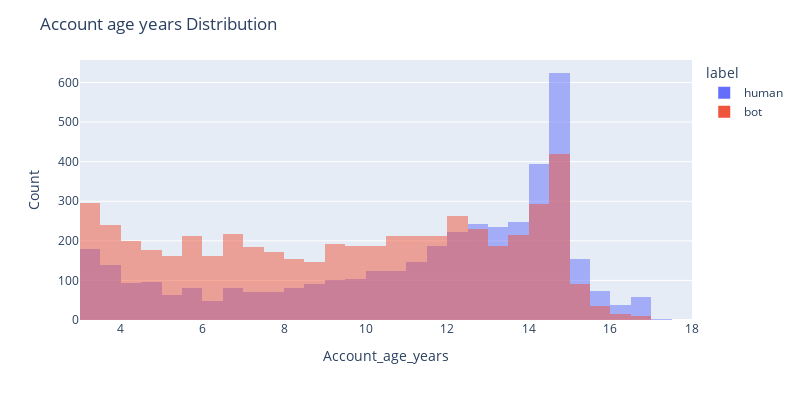

The code cell stored with this chart in its notebook:
### Markdown cell above
Most of the 'verified' accounts are humans, so we need to be careful with this feature and perform different experiments to assess whether including or excluding the 'verified' variable significantly biases the results.

### Code cell
fig = px.histogram(df_relation_copy, x='account_age_years', color='label', barmode='overlay', nbins=30)

fig.update_layout(
    title='Account age years Distribution',
    xaxis_title='Account_age_years',
    yaxis_title='Count',
    width=800,   
    height=400   
)


fig.show()

### Figure 1 — Plotly figure (JSON) as saved in the notebook; plotly's stock layout.template omitted (floating-point values rounded to 4 significant figures; data arrays with more than 128 entries replaced by an {"elided": "..."} marker saying what was removed)
{"data": [{"alignmentgroup": "True", "bingroup": "x", "hovertemplate": "label=human<br>account_age_years=%{x}<br>count=%{y}<extra></extra>", "legendgroup": "human", "marker": {"color": "#636efa", "opacity": 0.5, "pattern": {"shape": ""}}, "name": "human", "nbinsx": 30, "offsetgroup": "human", "orientation": "v", "showlegend": true, "type": "histogram", "x": {"elided": "4175 float values"}, "xaxis": "x", "yaxis": "y"}, {"alignmentgroup": "True", "bingroup": "x", "hovertemplate": "label=bot<br>account_age_years=%{x}<br>count=%{y}<extra></extra>", "legendgroup": "bot", "marker": {"color": "#EF553B", "opacity": 0.5, "pattern": {"shape": ""}}, "name": "bot", "nbinsx": 30, "offsetgroup": "bot", "orientation": "v", "showlegend": true, "type": "histogram", "x": {"elided": "5286 float values"}, "xaxis": "x", "yaxis": "y"}], "layout": {"barmode": "overlay", "height": 400, "legend": {"title": {"text": "label"}, "tracegroupgap": 0}, "margin": {"t": 60}, "title": {"text": "Account age years Distribution"}, "width": 800, "xaxis": {"anchor": "y", "domain": [0, 1], "title": {"text": "Account_age_years"}}, "yaxis": {"anchor": "x", "domain": [0, 1], "title": {"text": "Count"}}}}
